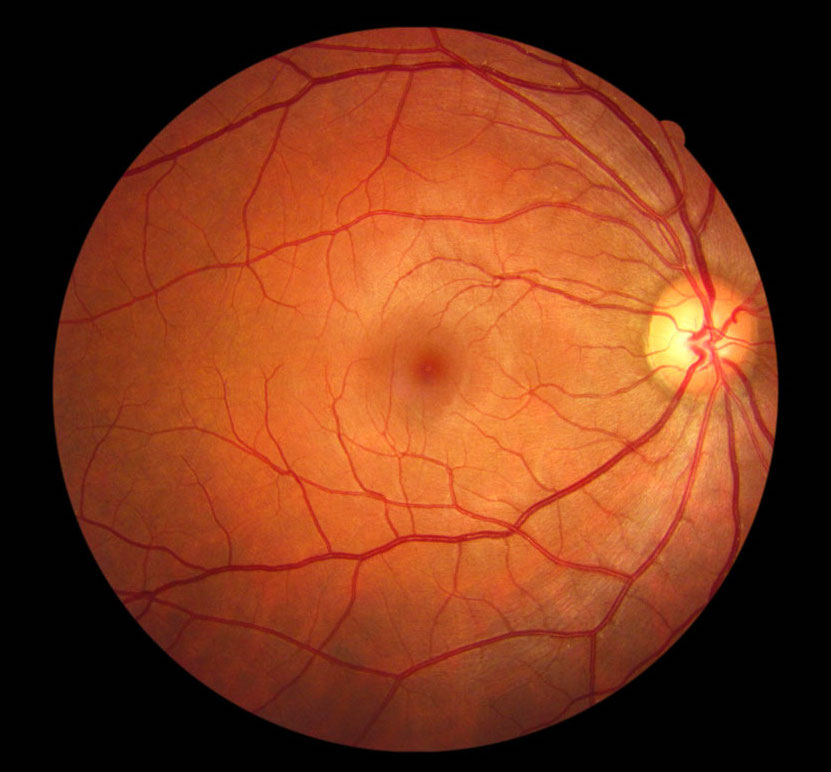
#> input picture Fundus.jpeg, 831 x 772 px
$ jupyter execute Image_Processing.ipynb
#> lines starting #> are read from the running program, lines starting #| are printed output that depends on the picture; after the words box and inside, x2 and y2 are one past the last pixel; in counts of white or black regions, pixels touching at a corner belong together
[cell 1]
import numpy as np
import matplotlib.pyplot as plt
from scipy import signal
from scipy.signal import convolve2d
from skimage import morphology, transform
import networkx as nx
import cv2

[cell 2]
# Load the retinal fundus image in grayscale
image_path = 'Fundus.jpeg'
img = cv2.imread(image_path)
#> img is the input picture: shape (772, 831, 3); mean B, G, R 26.7, 55, 119.7
if img is None:
    raise IOError("Image not found. Check the image path.")

# Convert to RGB (OpenCV loads images in BGR format by default)
img = cv2.cvtColor(img, cv2.COLOR_BGR2RGB)

# Convert the image to grayscale
gray_img = cv2.cvtColor(img, cv2.COLOR_RGB2GRAY)

plt.imshow(gray_img, cmap='gray')
plt.title("Grayscale Image")
plt.axis('off')
plt.show()
print("Max Intensity: ",np.max(gray_img))
#| Max Intensity:  247
print("Min Intensity: ",np.min(gray_img))
#| Min Intensity:  0

[cell 3]
# Create a CLAHE object for comparison
clahe = cv2.createCLAHE(clipLimit=2.0, tileGridSize=(8,8))
clahe_img = clahe.apply(gray_img)
# Apply median filter with 5x5 kernel
clahe_img = cv2.medianBlur(clahe_img, 5)

[cell 4]
def perona_malik_diffusion(img, num_iterations=10, kappa=20, gamma=0.1):
    """
    Perform Perona–Malik anisotropic diffusion on a 2D grayscale image.

    Parameters
    ----------
    img            : 2D numpy array (grayscale image)
    num_iterations : int, number of diffusion iterations
    kappa          : float, edge threshold parameter
    gamma          : float, time-step size (should be <= 0.25 for stability in 2D)

    Returns
    -------
    diffused : 2D numpy array, the filtered image
    """
#> called with num_iterations = 10, kappa = 60, gamma = 0.1

    # Convert to float32 for numerical stability.
    diffused = img.astype(np.float32)

    for _ in range(num_iterations):
        # Compute finite differences (gradients) in the four directions:
        # North gradient (top neighbor)
        gradN = np.roll(diffused,  1, axis=0) - diffused
        # South gradient (bottom neighbor)
        gradS = np.roll(diffused, -1, axis=0) - diffused
        # East gradient (right neighbor)
        gradE = np.roll(diffused, -1, axis=1) - diffused
        # West gradient (left neighbor)
        gradW = np.roll(diffused,  1, axis=1) - diffused

        # Perona–Malik conduction coefficients in each direction.
        # conduction function: c = exp( - (|gradI| / kappa)^2 )
        cN = np.exp(-(gradN/kappa)**2)
        cS = np.exp(-(gradS/kappa)**2)
        cE = np.exp(-(gradE/kappa)**2)
        cW = np.exp(-(gradW/kappa)**2)

        # Update the image by discrete PDE:
        diffused += gamma * (
            cN * gradN + cS * gradS +
            cE * gradE + cW * gradW
        )

    return diffused

[cell 5]
niter = 10  # Too few iterations might not remove enough noise; too many can over-smooth or produce artifacts (especially if gamma is large)
kappa = 60  # If you see too much blurring at vessel edges, lower kappa. If you see little noise reduction, increase kappa.
gamma = 0.1  # If you see “ringing” or instability, lower gamma. If you want the same smoothing in fewer iterations, you can raise gamma

[cell 6]
# Apply our pure NumPy Perona–Malik filter
filtered_np = perona_malik_diffusion(clahe_img,
                                     num_iterations=niter,
                                     kappa=kappa,
                                     gamma=gamma)
# Compare original and filtered
plt.figure(figsize=(20,15))
plt.subplot(1,2,1); plt.imshow(clahe_img, cmap='gray'); plt.title('Original'); plt.axis("off")
plt.subplot(1,2,2); plt.imshow(filtered_np, cmap='gray'); plt.title("Anisotropic (NumPy)"); plt.axis("off")
plt.show()

[cell 7]
def manual_scharr_all_kernels(gray_img):
    # 3x3 Scharr for first derivative in x
    kx_3x3 = (1.0 / 32) * np.array([
        [-3,  0,  3],
        [-10, 0, 10],
        [ -3,  0,  3]
    ], dtype=np.float64)

    # 3x3 Scharr for first derivative in y
    ky_3x3 = (1.0 / 32) * np.array([
                   [-3, -10, -3],
                   [ 0,   0,  0],
                   [ 3,  10,  3]], dtype=np.float64)

    # 5x5 Scharr for second derivative in x
    kxx_5x5 = (1.0 / 1024) * np.array([
        [   9,   0,  -18,   0,    9],
        [   60,   0, -120,   0,    60],
        [ 118,   0,  -236,   0,  118],
        [   60,   0,  -120,   0,   60],
        [   9,   0,  -18,   0,    9]
    ], dtype=np.float64)

    # 5x5 Scharr for second derivative in x
    kyy_5x5 = (1.0 / 1024) * np.array([
        [   9,   60,  118,   60,    9],
        [   0,   0,   0,   0,    0],
        [ -18,   -120,  -236,   -120, -18],
        [   0,   0,  0,   0,   0],
        [   9,   60,  118,   60,    9]
    ], dtype=np.float64)

    # 5x5 Scharr for mixed partial derivative
    kxy_5x5 = (1.0 / 1024) * np.array([
        [ -9,  -30,    0,   30,    9],
        [-30, -100,    0,  100,   30],
        [  0,    0,    0,    0,    0],
        [ 30,  100,    0, -100,  -30],
        [  9,   30,    0,  -30,   -9]
    ], dtype=np.float64)

    # Convert image to float64 for safe accumulation
    img_float = gray_img.astype(np.float64)

    # -------------------------------------------------------------------------
    # 2. Convolve with each kernel
    # -------------------------------------------------------------------------
    I_kx  = convolve2d(img_float, kx_3x3,  mode='same', boundary='symm')
    I_ky = convolve2d(img_float, ky_3x3, mode='same', boundary='symm')
    I_kxx = convolve2d(img_float, kxx_5x5, mode='same', boundary='symm')
    I_kyy = convolve2d(img_float, kyy_5x5, mode='same', boundary='symm')
    I_kxy = convolve2d(img_float, kxy_5x5, mode='same', boundary='symm')

    # -------------------------------------------------------------------------
    # 3. Combine their absolute responses by taking the mean
    #    (or you could use max, sum, RMS, etc. as you prefer)
    # -------------------------------------------------------------------------
    combined_magnitude = (np.abs(I_kx) + np.abs(I_ky) + np.abs(I_kxx) + np.abs(I_kyy) + np.abs(I_kxy)) / 5.0

    # -------------------------------------------------------------------------
    # 4. For the *orientation*, you have a few choices:
    #    - You could simply continue using orientation from the first-derivative
    #      pair (kx_3x3, ky_3x3).  But here we have no "ky" in the example.
    #    - Or define orientation from (I_kx, I_kxx), etc.
    #    - Or skip orientation if you only want a scalar edge measure.
    #
    #    Below we just do something simplistic like orientation = arctan2(I_kxx, I_kx).
    #    In practice, if you want a true gradient direction you would also convolve
    #    with the Scharr-y kernel.
    # -------------------------------------------------------------------------
    orientation = np.arctan2(I_kxx, I_kx)

    return I_kx, I_ky, I_kxx, I_kyy, I_kxy, combined_magnitude, orientation

[cell 8]
I_kx, I_ky, I_kxx, I_kyy, I_kxy, combined_magnitude, orientation_ = manual_scharr_all_kernels(filtered_np)

fig, axes = plt.subplots(1, 5, figsize=(24, 6))

axes[0].imshow(I_kx, cmap='gray')
axes[0].set_title('Scharr k_x response')
axes[0].axis('off')

axes[1].imshow(I_ky, cmap='gray')
axes[1].set_title('Scharr k_y response')
axes[1].axis('off')

axes[2].imshow(I_kxx, cmap='gray')
axes[2].set_title('Scharr k_{xx} response')
axes[2].axis('off')

axes[3].imshow(I_kyy, cmap='gray')
axes[3].set_title('Scharr k_{yy} response')
axes[3].axis('off')

axes[4].imshow(I_kxy, cmap='gray')
axes[4].set_title('Scharr k_{xy} response')
axes[4].axis('off')

plt.tight_layout()
plt.show()

[cell 9]
def non_maximum_suppression(magnitude, orientation):
    """
    Thin edges by suppressing non-maximal values in the gradient direction.

    Parameters
    ----------
    magnitude : np.ndarray
        Gradient magnitude (same shape as orientation).
    orientation : np.ndarray
        Gradient orientation, in radians.

    Returns
    -------
    nms_result : np.ndarray
        Non-maximum suppressed gradient magnitude (thinned edges).
    """
    # Dimensions
    H, W = magnitude.shape

    # Output array initialized to zeros
    nms_result = np.zeros((H, W), dtype=np.float64)

    # Convert orientation to degrees [0, 180)
    # (We only need the "direction" part for NMS, so 0..180 is enough)
    angle_deg = np.degrees(orientation) % 180

    for i in range(1, H-1):
        for j in range(1, W-1):
            # Current magnitude
            mag_ij = magnitude[i, j]

            # Determine gradient direction, "rounded" to one of four possibilities
            # 0°, 45°, 90°, or 135°
            region = 255  # some sentinel large number
            # We'll compare mag_ij with its neighbors along gradient direction
            if (0 <= angle_deg[i, j] < 22.5) or (157.5 <= angle_deg[i, j] < 180):
                # Approx. horizontal edge
                left_mag  = magnitude[i, j-1]
                right_mag = magnitude[i, j+1]
                if mag_ij >= left_mag and mag_ij >= right_mag:
                    nms_result[i, j] = mag_ij

            elif (22.5 <= angle_deg[i, j] < 67.5):
                # Diagonal 45°
                up_right_mag   = magnitude[i-1, j+1]
                down_left_mag  = magnitude[i+1, j-1]
                if mag_ij >= up_right_mag and mag_ij >= down_left_mag:
                    nms_result[i, j] = mag_ij

            elif (67.5 <= angle_deg[i, j] < 112.5):
                # Vertical edge ~90°
                up_mag   = magnitude[i-1, j]
                down_mag = magnitude[i+1, j]
                if mag_ij >= up_mag and mag_ij >= down_mag:
                    nms_result[i, j] = mag_ij

            elif (112.5 <= angle_deg[i, j] < 157.5):
                # Diagonal 135°
                up_left_mag    = magnitude[i-1, j-1]
                down_right_mag = magnitude[i+1, j+1]
                if mag_ij >= up_left_mag and mag_ij >= down_right_mag:
                    nms_result[i, j] = mag_ij
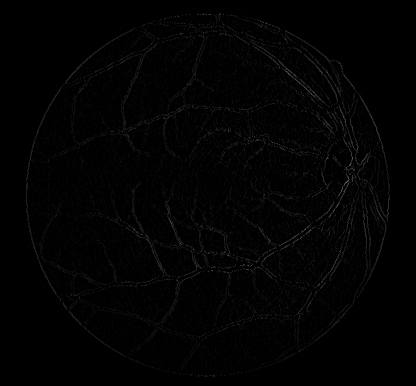
#> nms_result: shape (772, 831) float64 (shown at 1/2 size); min 0, max 19.08, mean 0.181; drawn with min black and max white

    return nms_result

def hysteresis_thresholding(nms_mag, low_ratio=0.1, high_ratio=0.2):
    """
    Apply hysteresis thresholding to a non-maximum suppressed magnitude image.

    Parameters
    ----------
    nms_mag : np.ndarray
        Non-maximum suppressed magnitude.
    low_ratio : float
        Fraction of the maximum magnitude to use as the low threshold.
    high_ratio : float
        Fraction of the maximum magnitude to use as the high threshold.

    Returns
    -------
    edges : np.ndarray
        Binary edge map (dtype=bool).
    """
#> called with low_ratio = 0.07, high_ratio = 0.1
    H, W = nms_mag.shape
    edges = np.zeros((H, W), dtype=bool)

    # Compute absolute thresholds from ratios
    high_thresh = nms_mag.max() * high_ratio
#> high_thresh = 1.91
    low_thresh  = nms_mag.max() * low_ratio
#> low_thresh = 1.34

    # Mark strong and weak edges
    strong_i, strong_j = np.where(nms_mag >= high_thresh)
#> strong_i = 19396 values from 25 to 753; strong_j = 19396 values, max 778 at index 9504, min 52 at index 9453, mean 478.5
    weak_i, weak_j   = np.where((nms_mag <= high_thresh) & (nms_mag >= low_thresh))
#> weak_i = 6494 values from 33 to 754; weak_j = 6494 values, max 768 at index 3961, min 56 at index 3332, mean 465.2

    # Result array to fill:
    # 0 = not an edge, 1 = weak edge, 2 = strong edge
    thresholded = np.zeros((H, W), dtype=np.uint8)

    thresholded[strong_i, strong_j] = 2
    thresholded[weak_i, weak_j]     = 1

    # Use a stack/queue to traverse connected pixels
    # (All strong edges are edges by definition.)
    # Then we look for any weak edges connected to these strong edges.
    stack = list(zip(strong_i, strong_j))
#> stack = 19396 pairs, first value 25 to 753, second value 52 to 778

    # Offsets for the 8 neighbors
    neighbors = [(-1, -1), (-1, 0), (-1, 1),
                 ( 0, -1),          ( 0, 1),
                 ( 1, -1), ( 1, 0), ( 1, 1)]

    while stack:
        i, j = stack.pop()

        # Explore neighbors
        for di, dj in neighbors:
            ni = i + di
            nj = j + dj
            if (0 <= ni < H) and (0 <= nj < W):
                # If neighbor is a weak edge, promote it to strong
                if thresholded[ni, nj] == 1:
                    thresholded[ni, nj] = 2
                    stack.append((ni, nj))
#> this loop made 21845 passes
#> (i, j) on passes 1 to 3: (753, 398), (754, 399), (753, 394)
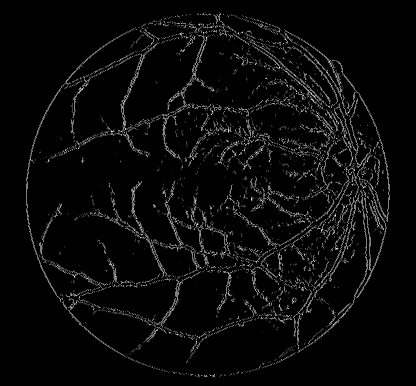
#> thresholded: shape (772, 831) (shown at 1/2 size); min 0, max 2, mean 0.0744; drawn with min black and max white
#> after the loop, stack = []

    # Final edges are all pixels labeled '2'
    edges[thresholded == 2] = True
    return edges

def scharr_edge_detection_hysteresis(gray_img, low_ratio=0.1, high_ratio=0.2):
    """
    Complete 'omnidirectional' Scharr-based edge detection with hysteresis.

    Steps:
      1. Convolve with three Scharr kernels (kx, kxx, kxy).
      2. Combine (mean of absolute values).
      3. Non-maximum suppression (on the combined magnitude).
      4. Double-threshold & hysteresis.
    """
    # 1. Get all 3 Scharr responses + combined magnitude
    I_kx, I_ky, I_kxx, I_kyy, I_kxy, combined_mag, orientation = manual_scharr_all_kernels(gray_img)

    # 2. Perform Non-Maximum Suppression on the combined magnitude.
    nms_mag = non_maximum_suppression(combined_mag, orientation)

    # 3. Hysteresis Thresholding
    edges = hysteresis_thresholding(nms_mag, low_ratio=low_ratio, high_ratio=high_ratio)
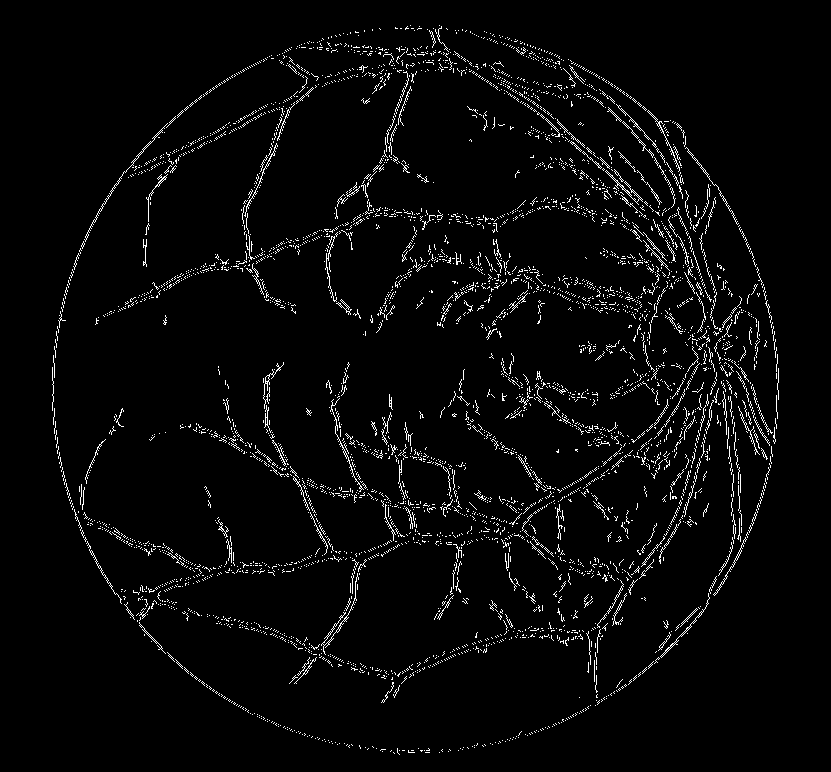
#> edges: shape (772, 831) bool; 3.4% white in thin lines or dots, all inside (x1, y1, x2, y2) = (52, 25, 779, 755)

    return edges, I_kx, I_ky, I_kxx, I_kyy, I_kxy, combined_mag, orientation

[cell 10]
# 2. Run Scharr + Hysteresis Edge Detection
edges, I_kx, I_ky, I_kxx, I_kyy, I_kxy, combined_mag, orientation = scharr_edge_detection_hysteresis(
    filtered_np,
    low_ratio=0.07,  # Adjust these for your use-case
    high_ratio=0.1
)

combined = (np.abs(I_kx) + np.abs(I_ky) + np.abs(I_kxx) + np.abs(I_kyy) + np.abs(I_kxy)) / 5.0

# 3. Visualization
# Display the NMS magnitude (for reference) and the final edges
fig, axs = plt.subplots(1, 3, figsize=(18, 6))

# a) Original
axs[0].imshow(gray_img, cmap='gray')
axs[0].set_title("Original Grayscale")
axs[0].axis('off')

# b) Gradient Magnitude
axs[1].imshow(combined, cmap='gray')
axs[1].set_title("Scharr Gradient Magnitude")
axs[1].axis('off')

# c) Final Edges (hysteresis)
axs[2].imshow(edges, cmap='gray')
axs[2].set_title("Final Edges (Hysteresis)")
axs[2].axis('off')

plt.tight_layout()
plt.show()

[cell 11]
# Assume 'zero_crossing' is your binary image after zero-crossing detection
selem = morphology.disk(2)  # Small structuring element

# Expand the image (dilation)
expanded = morphology.binary_dilation(edges, selem)

# Shrink the image (erosion)
shrunk = morphology.binary_erosion(expanded, selem)

skeleton = morphology.skeletonize(shrunk)

# Compare original and filtered
plt.figure(figsize=(25, 20))
plt.subplot(1, 3, 1)
plt.imshow(edges, cmap='gray')
plt.title('Edges')
plt.axis("off")

plt.subplot(1, 3, 2)
plt.imshow(shrunk, cmap='gray')
plt.title('Expand/Shrink')
plt.axis("off")

plt.subplot(1, 3, 3)
plt.imshow(skeleton, cmap='gray')
plt.title('Skeleton')
plt.axis("off")

[cell 12]
def skeleton_to_graph(skeleton):
    G = nx.Graph()  # Create an empty graph
    rows, cols = np.where(skeleton > 0)  # Look for all the white pixels in the Image and extract their coordinates
#> rows = 15872 values from 25 to 754; cols = 15872 values, max 778 at index 7944, min 52 at index 7892, mean 486.1
    for y, x in zip(rows, cols):
        G.add_node((y, x))  # Add a node to these extracted coordinates
#> this loop made 15872 passes
#> (y, x) on passes 1 to 3: (25, 439), (26, 410), (26, 419)
    for y, x in zip(rows, cols):
        for dy, dx in [(-1, 0), (1, 0), (0, -1), (0, 1), (-1, -1), (-1, 1), (1, -1), (1, 1)]:  # Check in all 8 directions for neighbouring white pixels
            neighbor = (y + dy, x + dx)  # Calculate the new position of this neighbouring pixel
            if neighbor in G.nodes:  # Check if this neighbour is white or black
                G.add_edge((y, x), neighbor)  # If it is white connect the nodes and make it an edge (Line)
    return G

def graph_based_analysis(skeleton_image):
    # Build the graph from the skeleton
    graph = skeleton_to_graph(skeleton_image > 0)

    # Initialize lists to store endpoints and bifurcation points
    endpoints_graph = []
    bifurcations_graph = []

    # Iterate through each node in the graph
    for node in graph.nodes:
    # Get the list of neighbors for the current node
        neighbors = list(graph.neighbors(node))

        # If the node has exactly one neighbor, it is an endpoint
        if len(neighbors) == 1:
            endpoints_graph.append(node)

        # If the node has three or more neighbors, it is a bifurcation point
        elif len(neighbors) >= 3:
            bifurcations_graph.append(node)
#> this loop made 15872 passes
#> (node, neighbors) on passes 1 to 3: ((25, 439), [(26, 440)]), ((26, 410), [(27, 409), (27, 411)]), ((26, 419), [(27, 419)])
#> after the loop, bifurcations_graph = 2517 pairs, first value 27 to 752, second value 60 to 773; endpoints_graph = 1588 pairs, first value 25 to 754, second value 65 to 774

    # Store the Coordinates as numpy array
    endpoint_coords_graph = np.array(endpoints_graph)
#> endpoint_coords_graph has the same summary as endpoints_graph
    bifurcation_coords_graph = np.array(bifurcations_graph)
#> bifurcation_coords_graph has the same summary as bifurcations_graph

    return endpoint_coords_graph, bifurcation_coords_graph

[cell 13]
# Perform graph-based analysis
endpoint_coords_graph, bifurcation_coords_graph = graph_based_analysis(skeleton)
#> endpoint_coords_graph has the same summary as endpoints_graph in graph_based_analysis; bifurcation_coords_graph has the same summary as bifurcations_graph in graph_based_analysis

# Create a figure with two side-by-side subplots
fig, axes = plt.subplots(1, 2, figsize=(10, 5))

# Plot the original skeleton image
axes[0].imshow(skeleton, cmap='gray')
axes[0].set_title("Skeleton")
axes[0].axis('off')

# Plot the skeleton with endpoints and bifurcations overlaid
axes[1].imshow(skeleton, cmap='gray')
if len(endpoint_coords_graph) > 0:
    axes[1].scatter(endpoint_coords_graph[:, 1], endpoint_coords_graph[:, 0], color='blue', label='Endpoints', s=8)
if len(bifurcation_coords_graph) > 0:
    axes[1].scatter(bifurcation_coords_graph[:, 1], bifurcation_coords_graph[:, 0], color='red', label='Bifurcations', s=8)
axes[1].set_title("Graph-Based Analysis (DFS/BFS)")
axes[1].legend()
axes[1].axis('off')

plt.tight_layout()
plt.show()
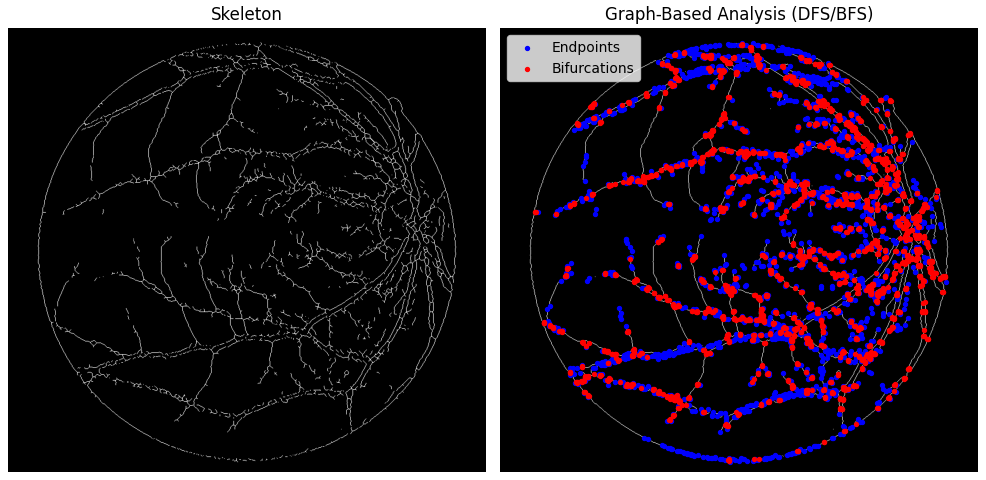
#> figure drawn by matplotlib, 2 panels

[cell 14]
# Optic disc detection using Hough transform.
def detect_optic_nerve_center(image):

    # Define a range for expected optic disc radii
    hough_radii = np.arange(55, 100, 2)

    # Compute the Hough transform accumulator for circles
    hough_res = transform.hough_circle(image, hough_radii)

    # Extract the most prominent circle (i.e., the peak in the accumulator)
    accums, cx, cy, radii = transform.hough_circle_peaks(hough_res, hough_radii,
                                                         total_num_peaks=1)
#> accums = [0.216]; cx = [700]; cy = [338]; radii = [57]
    if len(cx) > 0:
        center = (cx[0], cy[0])
#> center = (700, 338)
        radius = radii[0]
#> radius = 57
        print(f"Optic disc detected at: {int(center[0]), int(center[1])} with radius: {int(radius)}")
#| Optic disc detected at: (700, 338) with radius: 57

        # Visualize the result
        fig, ax = plt.subplots(figsize=(8, 8))
        ax.imshow(image, cmap='gray')
        circ = plt.Circle(center, radius, color='red', fill=False, linewidth=2)
        ax.add_patch(circ)
        ax.plot(center[0], center[1], 'bo', markersize=5)  # mark center
        ax.set_title("Optic Disc Detection")
        ax.axis('off')
        plt.show()
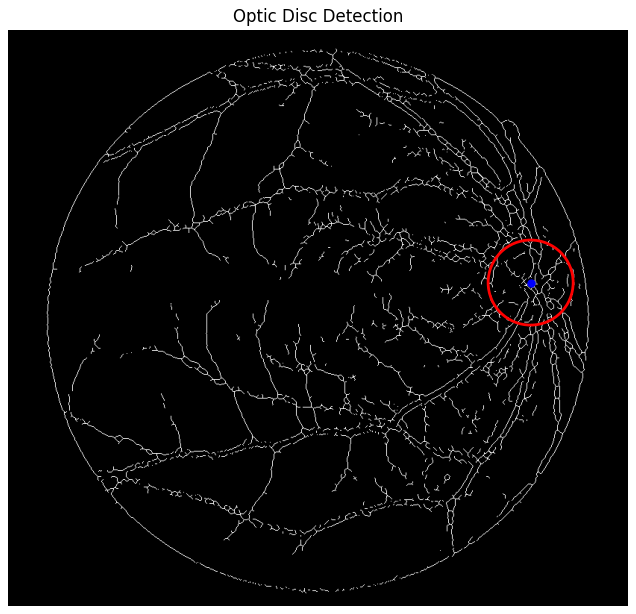
#> figure drawn by matplotlib, 1 panel
        return center
    else:
        print("No optic disc detected.")
        return None

center = detect_optic_nerve_center(skeleton)
#> center = (700, 338)
